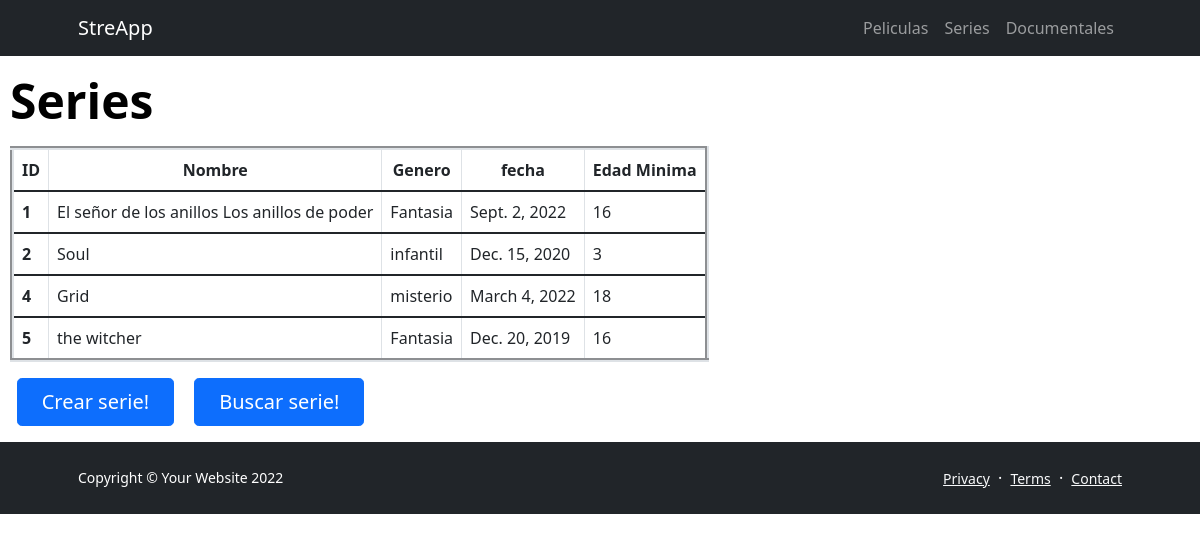
Page /streapp/series/ on the earlier database version.
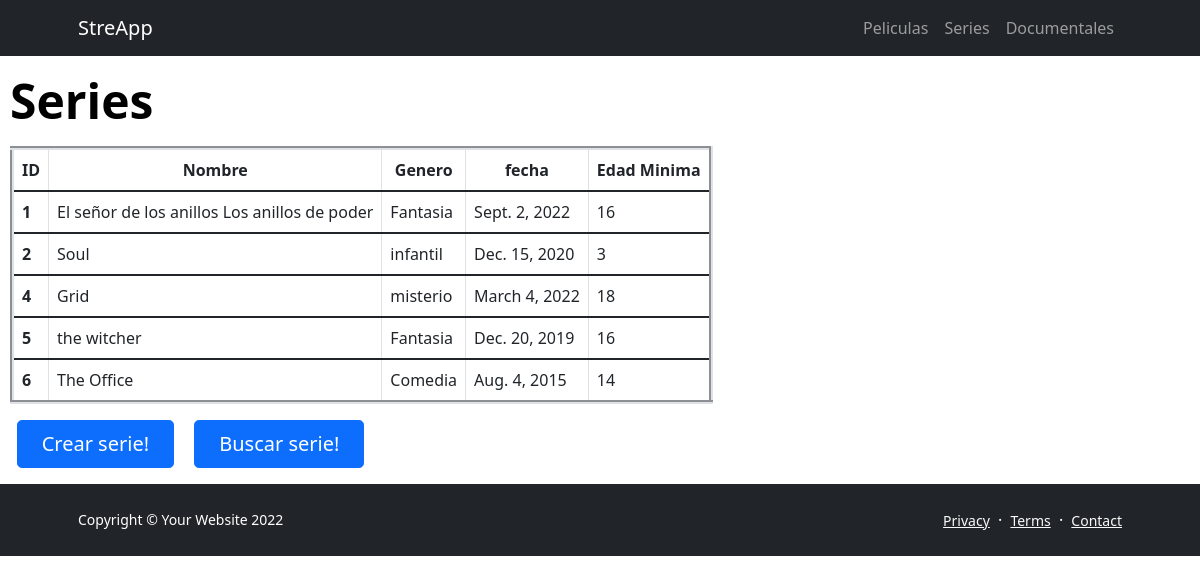
Same page on the later database version.
### streapp/models.py (models this page shows, shortened)
class Series(models.Model):
    nombre = models.CharField(max_length=128)
    genero = models.CharField(max_length=128)
    fecha = models.DateField()
    aptoPara = models.IntegerField()

### streapp/views.py (the view)
def series(request):
        listas = Series.objects.all()
        return render(request, "streapp/series.html", {"listas":listas})

### streapp/templates/streapp/series.html (shortened to what this page needs)
{% extends "streapp/plantilla_base.html" %}
{% block contenido_base %}
<h1 class="display-5 fw-bolder text-black mb-2" style= "margin-left:10px" >Series</h1>
<table border="4" style="width:auto; height:auto; margin-left:10px" class="table table-condensed table-bordered table-hover">
    <tr align="center" class="active">
        <th scope="col">ID</td>
        <th scope="col">Nombre</th>
        <th scope="col">Genero</th>
        <th scope="col">fecha</th>
        <th scope="col">Edad Minima</th>
      </tr>
    <tbody>
    {% for lista in listas %}
      <tr>
        <th scope="row">{{lista.id}}</th>
        <td>{{lista.nombre}}</td>
        <td>{{lista.genero}}</td>
        <td>{{lista.fecha}}</td>
        <td>{{lista.aptoPara}}</td>
      </tr>
    </tbody>
    {% endfor %}
  </table>
&nbsp;&nbsp;&nbsp;&nbsp;<a class="btn btn-primary btn-lg px-4 me-sm-3" href="{% url 'form_series' %}">Crear serie!</a>
<a class="btn btn-primary btn-lg px-4 me-sm-3" href="{% url 'buscar_serie' %}">Buscar serie!</a>
{% endblock contenido_base %}

Differences in the rows shown:
added Series: id "6", nombre "The Office", genero "Comedia", fecha "Aug. 4, 2015", aptoPara "14"
